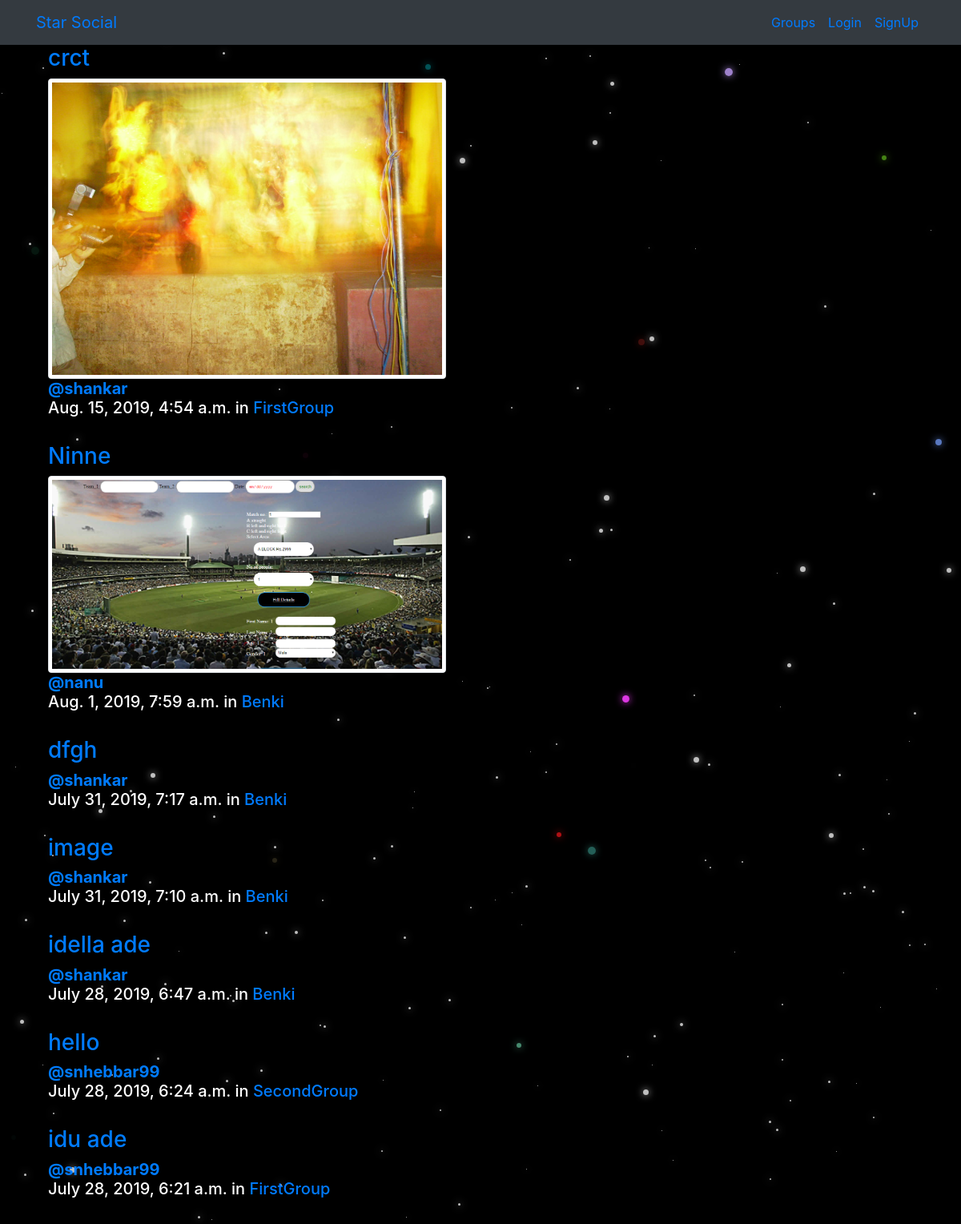
/posts/, run on the app's committed database.
### posts/models.py (models this page shows, shortened)
class Post(models.Model):
    user=models.ForeignKey(User,related_name='posts',on_delete=models.CASCADE)
    created_at=models.DateTimeField(auto_now=True)
    message=models.TextField()
    message_html=models.TextField(editable=False)
    group=models.ForeignKey(Group,related_name='posts',null=True,blank=True,on_delete=models.CASCADE)
    image = models.ImageField(blank=True,upload_to="posts",null=True)
    class Meta:
        ordering=['-created_at']
        unique_together=['user','message']

### groups/models.py (models this page shows, shortened)
class Group(models.Model):
    name=models.CharField(max_length=255,unique=True)
    slug=models.SlugField(allow_unicode=True,unique=True)
    description=models.TextField(blank=True,default='')
    description_html=models.TextField(editable=False,default='',blank=True)
    members=models.ManyToManyField(User,through='GroupMember')
    class Meta:
        ordering=['name']

### posts/views.py (the view)
# urls.py: path('',views.PostList.as_view(),name='all'),
class PostList(SelectRelatedMixin,generic.ListView):
    model=models.Post
    select_related=('user','group')

### posts/templates/posts/post_list.html (shortened to what this page needs)
{% extends "posts/post_base.html" %}
{% block post_content %}
<div class="col-md-8">
	{% for post in post_list %}
  {% include "posts/_post.html" %}
	{% endfor %}
</div>
{% endblock %}

### posts/templates/posts/_post.html (shortened to what this page needs)
{% load static %}
<div class="post media">
<a href="{% url 'posts:single'  pk=post.pk username=post.user.username %}">
  <div class="media-body">
    <h3>{{post.message|safe}}</h3>
    {% if post.image %}<img src="{{post.image.url}}" class="img-thumbnail" alt="Don't know" width="70%">{% endif %}
    <h5 class="media-heading">
    <span class="username"><a href="{% url 'posts:for_user' username=post.user.username%}"><strong>@{{post.user.username}}</strong></a> </span><br>
    <time class="time">{{ post.created_at }}</time>
    {% if post.group %}
    	<span class="group-name">in <a href="#">{{ post.group.name }}</a></span>
    {% endif %}
    </h5>
    <div class="media-footer">
      <br>
		</div>
  </div>
</a>
</div>

### static/simplesocial/css/master.css (style rules this page uses)
body { background: #000; }

### data on the page
Post: message "crct", image (picture), user.username "shankar", created_at "Aug. 15, 2019, 4:54 a.m.", group.name "FirstGroup"
Post: message "Ninne", image (picture), user.username "nanu", created_at "Aug. 1, 2019, 7:59 a.m.", group.name "Benki"
Post: message "dfgh", user.username "shankar", created_at "July 31, 2019, 7:17 a.m.", group.name "Benki"
Post: message "image", user.username "shankar", created_at "July 31, 2019, 7:10 a.m.", group.name "Benki"
Post: message "idella ade", user.username "shankar", created_at "July 28, 2019, 6:47 a.m.", group.name "Benki"
Post: message "hello", user.username "snhebbar99", created_at "July 28, 2019, 6:24 a.m.", group.name "SecondGroup"
Post: message "idu ade", user.username "snhebbar99", created_at "July 28, 2019, 6:21 a.m.", group.name "FirstGroup"
